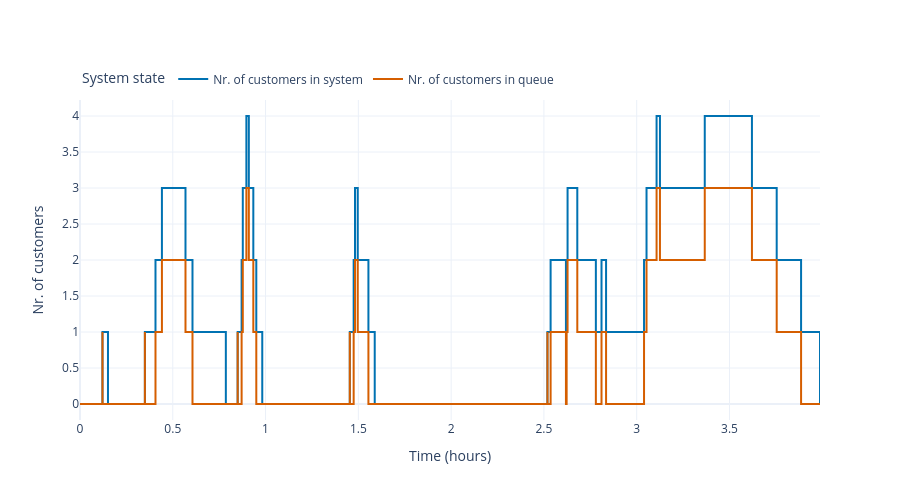

The notebook cell saved with this chart:
### Code cell
sim.plot_system_state()

### Figure 1 — Plotly figure (JSON) as saved in the notebook; plotly's stock layout.template omitted (floating-point values rounded to 4 significant figures)
{"data": [{"hovertemplate": "Time: %{x:.2f} h<br>Nr. of customers in system: %{y}<extra></extra>", "line": {"color": "#0072B2", "shape": "hv"}, "mode": "lines", "name": "Nr. of customers in system", "type": "scatter", "x": [0.0, 0.1211, 0.1211, 0.1508, 0.3496, 0.3496, 0.4068, 0.4415, 0.5685, 0.5685, 0.6062, 0.6062, 0.7859, 0.8497, 0.8497, 0.8709, 0.8773, 0.8966, 0.9098, 0.9098, 0.934, 0.934, 0.9501, 0.9501, 0.9822, 1.454, 1.454, 1.475, 1.482, 1.497, 1.497, 1.554, 1.554, 1.588, 2.519, 2.519, 2.536, 2.619, 2.619, 2.622, 2.628, 2.68, 2.68, 2.78, 2.78, 2.81, 2.835, 2.835, 3.04, 3.053, 3.107, 3.125, 3.125, 3.367, 3.621, 3.621, 3.755, 3.755, 3.886, 3.886, 3.988], "y": [0, 1, 1, 0, 1, 1, 2, 3, 2, 2, 1, 1, 0, 1, 1, 2, 3, 4, 3, 3, 2, 2, 1, 1, 0, 1, 1, 2, 3, 2, 2, 1, 1, 0, 1, 1, 2, 1, 1, 2, 3, 2, 2, 1, 1, 2, 1, 1, 2, 3, 4, 3, 3, 4, 3, 3, 2, 2, 1, 1, 0]}, {"hovertemplate": "Time: %{x:.2f} h<br>Nr. of customers in queue: %{y}<extra></extra>", "line": {"color": "#D55E00", "shape": "hv"}, "mode": "lines", "name": "Nr. of customers in queue", "type": "scatter", "x": [0.0, 0.1211, 0.1211, 0.1508, 0.3496, 0.3496, 0.4068, 0.4415, 0.5685, 0.5685, 0.6062, 0.6062, 0.7859, 0.8497, 0.8497, 0.8709, 0.8773, 0.8966, 0.9098, 0.9098, 0.934, 0.934, 0.9501, 0.9501, 0.9822, 1.454, 1.454, 1.475, 1.482, 1.497, 1.497, 1.554, 1.554, 1.588, 2.519, 2.519, 2.536, 2.619, 2.619, 2.622, 2.628, 2.68, 2.68, 2.78, 2.78, 2.81, 2.835, 2.835, 3.04, 3.053, 3.107, 3.125, 3.125, 3.367, 3.621, 3.621, 3.755, 3.755, 3.886, 3.886, 3.988], "y": [0, 1, 0, 0, 1, 0, 1, 2, 2, 1, 1, 0, 0, 1, 0, 1, 2, 3, 3, 2, 2, 1, 1, 0, 0, 1, 0, 1, 2, 2, 1, 1, 0, 0, 1, 0, 1, 1, 0, 1, 2, 2, 1, 1, 0, 1, 1, 0, 1, 2, 3, 3, 2, 3, 3, 2, 2, 1, 1, 0, 0]}], "layout": {"height": 500, "legend": {"orientation": "h", "title": {"text": "System state"}, "x": 0, "xanchor": "left", "y": 1.02, "yanchor": "bottom"}, "xaxis": {"title": {"text": "Time (hours)"}}, "yaxis": {"title": {"text": "Nr. of customers"}}}}
